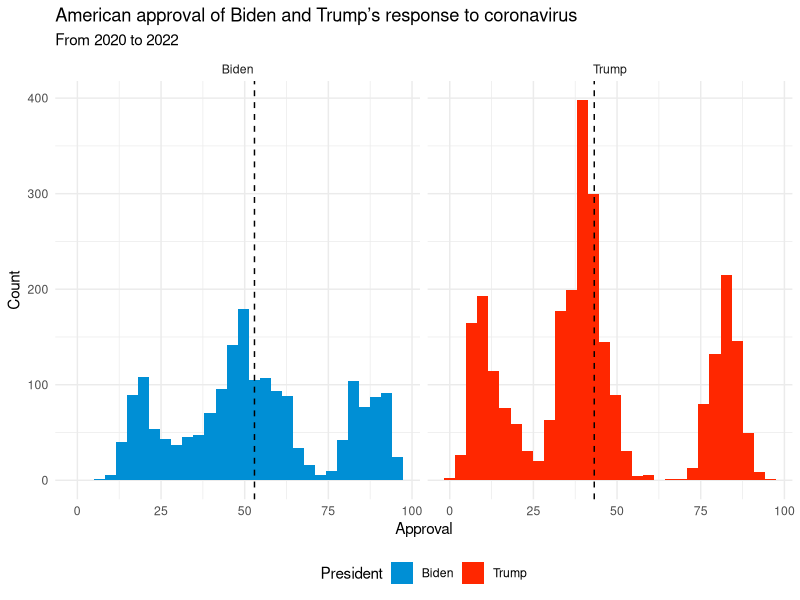
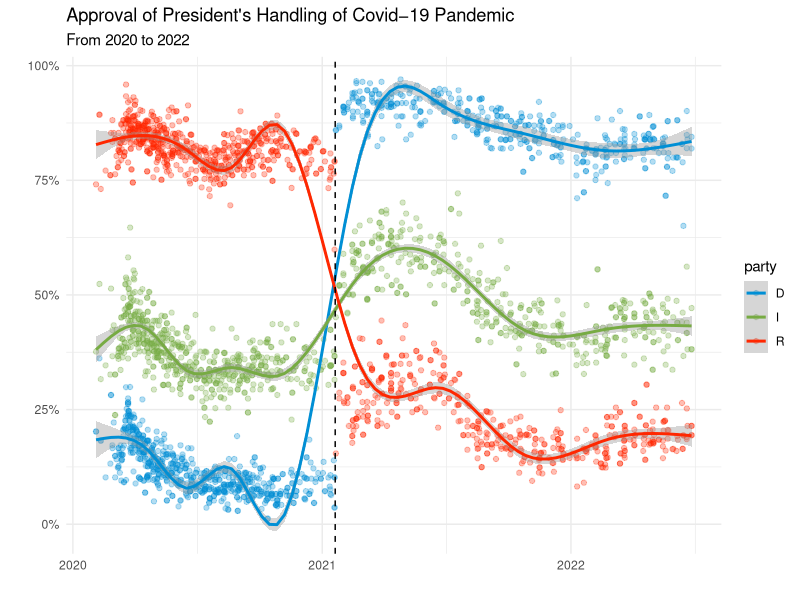

These figures' R source, in order:
library(tidyverse)

polls_adjusted <- read_csv("covid_approval_polls_adjusted.csv")

#1
polls_adjusted <- polls_adjusted |>
  filter(!is.na(modeldate)) |>
  group_by(subject) |>
  mutate(average_approval = mean(approve_adjusted, na.rm = TRUE))
  
ggplot(data = polls_adjusted, aes(x = approve_adjusted, fill = subject)) + 
  geom_histogram() +
  geom_vline(aes(xintercept = average_approval), linetype = "dashed") +
  labs(title = "American approval of Biden and Trump’s response to coronavirus",
       subtitle = "From 2020 to 2022",
       x = "Approval", y = "Count", fill = "President") +
  facet_wrap(~subject) +
  scale_fill_manual(values = c("#008FD5", "#FF2700")) +
  theme_minimal() +
  theme(legend.position = "bottom")

#2
polls_adjusted <- polls_adjusted |>
  mutate(end_date = mdy(enddate), approve_fraction = approve_adjusted/100) |>
  filter(party == "R"| party == "D"| party == "I")

ggplot(data = polls_adjusted, aes(x = end_date, y = approve_fraction, color = party)) + 
  labs(title = "Approval of President's Handling of Covid−19 Pandemic", 
       subtitle = "From 2020 to 2022",
       x = "", y = "") +
  geom_point(alpha = 0.3) +
  geom_smooth() +
  scale_color_manual(values = c("#008FD5", "#77AB43", "#FF2700")) +
  geom_vline(aes(xintercept = as.Date("2021-01-20")), linetype = "dashed") +
  scale_y_continuous(labels = scales::percent) +
  theme_minimal()
